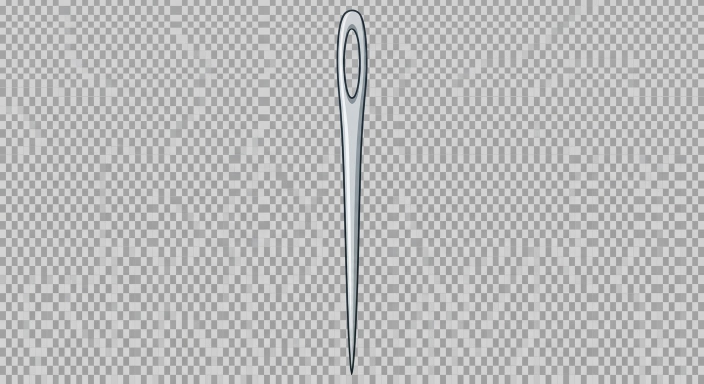
#> input picture scripts/nadel-quelle.jpg, 1408 x 768 px (shown at 1/2 size)
$ python nadel-freistellen.py
#> lines starting #> are read from the running program, lines starting #| are printed output that depends on the picture
"""Stellt die Nadel aus dem Gemini-Bild frei (einmalig gelaufen, 27.09.2026).

Ergebnis: public/nadel.png — 61x729, Oehr durchsichtig.

⚠ Warum es dieses Skript gibt: Gemini liefert die Nadel als JPG. Der
Schachbrett-Hintergrund, der Durchsichtigkeit andeuten SOLL, ist dort als graue
Karos eingebrannt — ohne Freistellen laege ein Karomuster ueber dem Himmel.

Aufruf:  python3 scripts/nadel-freistellen.py <bild.jpg>

Verfahren in drei Schritten:
  1. Flutung von allen vier Raendern ueber alles Helle und Farblose. Die dunkle
     Umrisslinie der Nadel sperrt die Flut.
  2. Die eingeschlossenen Gebiete bewerten. ⚠ Hier ist die Falle: Helles Silber
     liegt NAH AM HELLEN KARO-TON (62 % der Nadelflaeche treffen ihn). Wer nur
     nach dem Karo-Anteil geht, schneidet die Nadel selbst heraus — genau das
     ist beim ersten Versuch passiert. Deshalb gilt: Das GROESSTE eingeschlossene
     Gebiet ist die Nadel und bleibt; kleinere mit hohem Karo-Anteil sind
     Loecher (das Oehr) und fliegen raus.
  3. Maske um einen Pixel wachsen lassen — JPEG weicht Kanten auf, sonst bleibt
     ein grauer Saum um die Nadel.
"""
import sys
from collections import deque
from PIL import Image

QUELLE = sys.argv[1] if len(sys.argv) > 1 else 'nadel-quelle.jpg'
ZIEL = 'public/nadel.png'
KARO = (209, 162)          # die beiden Grautoene des Schachbretts

im = Image.open(QUELLE).convert('RGB')
#> im is the input picture: PIL image 1408x768 RGB; mean R, G, B 186.2, 186.3, 186.5
b, h = im.size
#> b = 1408; h = 768
px = im.load()

def hell_grau(x, y):
    """Grosszuegig — faengt auch die JPEG-Zwischentoene an den Karo-Kanten."""
    r, g, bl = px[x, y]
    return min(r, g, bl) > 150 and max(r, g, bl) - min(r, g, bl) < 26

def exakt_karo(x, y):
    r, g, bl = px[x, y]
    return max(r, g, bl) - min(r, g, bl) < 14 and any(abs(r - k) <= 12 for k in KARO)

weg = bytearray(b * h)
sch = deque()

def saen(x, y):
    if not weg[y * b + x] and hell_grau(x, y):
        weg[y * b + x] = 1
        sch.append((x, y))

for x in range(b):
    saen(x, 0); saen(x, h - 1)
#> this loop made 1408 passes
for y in range(h):
    saen(0, y); saen(b - 1, y)
#> this loop made 768 passes
while sch:
    x, y = sch.popleft()
    for dx, dy in ((1, 0), (-1, 0), (0, 1), (0, -1)):
        nx, ny = x + dx, y + dy
        if 0 <= nx < b and 0 <= ny < h:
            saen(nx, ny)

gesehen = bytearray(weg)
gebiete = []
for sy in range(h):
    for sx in range(b):
        if gesehen[sy * b + sx] or not hell_grau(sx, sy):
            continue
        feld, q = [], deque([(sx, sy)])
        gesehen[sy * b + sx] = 1
        while q:
            x, y = q.popleft()
            feld.append((x, y))
            for dx, dy in ((1, 0), (-1, 0), (0, 1), (0, -1)):
                nx, ny = x + dx, y + dy
                if 0 <= nx < b and 0 <= ny < h and not gesehen[ny * b + nx] and hell_grau(nx, ny):
                    gesehen[ny * b + nx] = 1
                    q.append((nx, ny))
        gebiete.append(feld)

gebiete.sort(key=len, reverse=True)
for i, feld in enumerate(gebiete):
    if i == 0 or len(feld) < 80:
        continue
    if sum(1 for x, y in feld if exakt_karo(x, y)) / len(feld) > 0.55:
        for x, y in feld:
            weg[y * b + x] = 1
#> this loop made 31 passes
#> feld on passes 9 to 19: [(730, 105), (730, 106), (730, 107), (730, 108), (730, 109)], [(728, 170), (728, 171), (728, 172), (728, 173), (728, 174)], [(728, 75), (728, 76), (728, 77), (728, 78)], [(710, 600), (710, 601), (710, 602), (710, 603)], [(725, 204), (725, 205), (725, 206)], [(730, 130), (730, 131)], [(721, 254), (721, 255)], [(712, 530), (712, 531)], [(708, 606), (708, 607)], [(708, 657), (708, 658)], [(710, 59)]

gewachsen = bytearray(weg)
for y in range(h):
    for x in range(b):
        if weg[y * b + x]:
            continue
        if any(0 <= x + dx < b and 0 <= y + dy < h and weg[(y + dy) * b + (x + dx)]
               for dx, dy in ((1, 0), (-1, 0), (0, 1), (0, -1))):
            gewachsen[y * b + x] = 1

aus = im.convert('RGBA')
ap = aus.load()
for y in range(h):
    for x in range(b):
        if gewachsen[y * b + x]:
            ap[x, y] = (0, 0, 0, 0)
aus = aus.crop(aus.getbbox())
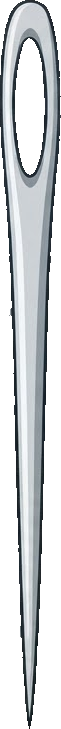
#> aus: PIL image 61x729 RGBA; mean R, G, B, A 78.1, 81.6, 84, 126.2; transparent parts drawn white
aus.save(ZIEL)
print(f'{ZIEL}: {aus.size[0]}x{aus.size[1]} px')
#| public/nadel.png: 61x729 px
